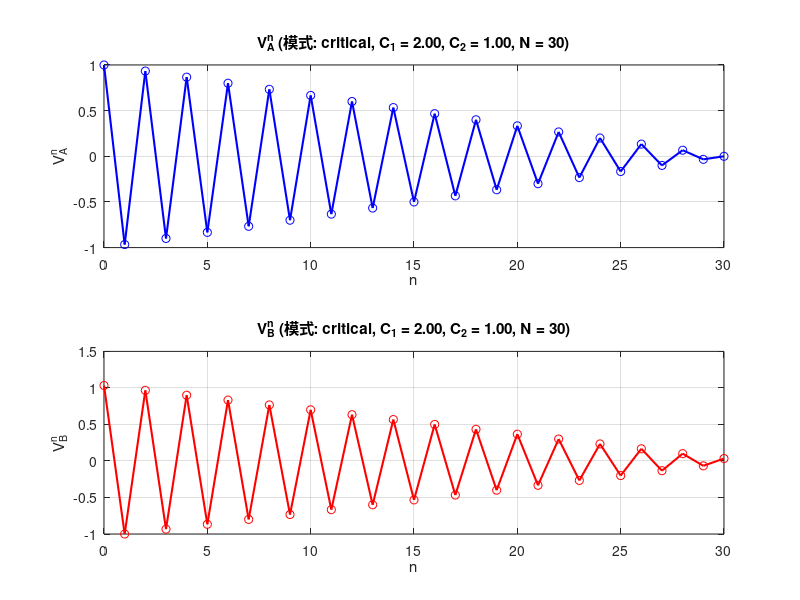
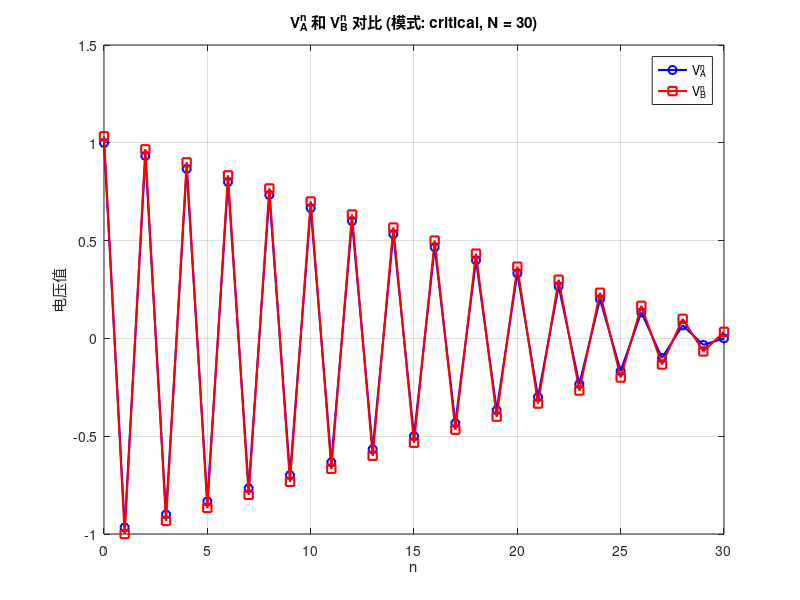

Here is the MATLAB script that generated these plots, in order: (Note: this script raises an error after producing the figures.)
%% 计算 V_A^n 和 V_B^n 的脚本（包含两种情况）
% 情况1：C1 > 2*C2（过阻尼，实数特征根）
% 情况2：C1 = 2*C2（临界阻尼，重根 lambda = -1）
% 递推关系：V_A^n = -(C1/C2)*V_A^(n-1) + V_B^(n-1)
%           V_B^n = -V_A^(n-1)
% 边界条件：V_A^0 给定，V_A^N = 0

clear; clc; close all;

%% 参数设置
% 选择计算模式：'overdamped' 或 'critical'
mode = 'critical';  % 改为 'overdamped' 可计算过阻尼情况

C1 = 2;      % 对于临界阻尼，C1 = 2*C2
C2 = 1;      % C2 > 0
N = 30;      % 可以取较大的值
V_A0 = 1;    % 初始值 V_A^0

%% 根据模式计算 V_A^n
fprintf('========== 计算模式：%s ==========\n', mode);

if strcmp(mode, 'overdamped')
    % 情况(a)：C1 > 2*C2（过阻尼）
    if C1 <= 2*C2
        error('错误：过阻尼需要 C1 > 2*C2，当前 C1 = %.2f, 2*C2 = %.2f', C1, 2*C2);
    end
    
    % 计算特征根
    lambda_plus = -C1/(2*C2) + sqrt((C1/(2*C2))^2 - 1);
    lambda_minus = -C1/(2*C2) - sqrt((C1/(2*C2))^2 - 1);
    
    fprintf('特征根：lambda_+ = %.6f, lambda_- = %.6f\n', lambda_plus, lambda_minus);
    
    % 计算系数 alpha 和 beta
    alpha = V_A0 / (1 - (lambda_plus/lambda_minus)^N);
    beta = -V_A0 / (1 - (lambda_minus/lambda_plus)^N);
    
    fprintf('系数：alpha = %.6e, beta = %.6e\n', alpha, beta);
    
    % 计算 V_A^n
    n = (0:N)';
    V_A_n = alpha * lambda_plus.^n + beta * lambda_minus.^n;
    
elseif strcmp(mode, 'critical')
    % 情况(b)：C1 = 2*C2（临界阻尼）
    if abs(C1 - 2*C2) > 1e-10
        warning('临界阻尼需要 C1 = 2*C2，当前 C1 = %.2f, 2*C2 = %.2f', C1, 2*C2);
    end
    
    fprintf('临界阻尼：lambda = -1 (重根)\n');
    
    % 计算 V_A^n
    n = (0:N)';
    V_A_n = V_A0 * (1 - n/N) .* (-1).^n;
    
else
    error('未知模式，请选择 ''overdamped'' 或 ''critical''');
end

% 验证边界条件 V_A^N = 0
fprintf('V_A^N 的值（应接近0）：%.6e\n', V_A_n(end));

%% 计算 V_B^n 序列（根据递推关系）
% 递推关系：V_B^n = -V_A^(n-1)，其中 n = 1, 2, ..., N-1
% V_B^0 由 V_A^1 = -(C1/C2)*V_A^0 + V_B^0 反推

V_B_n = zeros(N+1, 1);  % 预分配，索引从0开始

% 计算 V_B^0（从第一个递推式反推）
V_B_n(1) = V_A_n(2) + (C1/C2)*V_A_n(1);  % V_B^0 = V_A^1 + (C1/C2)*V_A^0

% 根据 V_B^n = -V_A^(n-1) 计算 n = 1 到 N-1
for n_idx = 1:N-1
    V_B_n(n_idx+1) = -V_A_n(n_idx);  % V_B^n = -V_A^(n-1)
end

% 延伸计算 V_B^N（虽然递推式中没有定义，但可以计算）
V_B_n(N+1) = -V_A_n(N);  % V_B^N = -V_A^(N-1)

%% 验证递推关系 V_A^n = -(C1/C2)*V_A^(n-1) + V_B^(n-1)
fprintf('\n验证递推关系：\n');
fprintf('  n\t V_A^n(计算)\t V_A^n(递推)\t 误差\n');
fprintf('------------------------------------------------------\n');
for n_idx = 1:N
    V_A_recur = -(C1/C2)*V_A_n(n_idx) + V_B_n(n_idx);
    error_val = abs(V_A_n(n_idx+1) - V_A_recur);
    fprintf('  %d\t %.6f\t %.6f\t %.2e\n', n_idx, V_A_n(n_idx+1), V_A_recur, error_val);
end

%% 输出详细结果
fprintf('\n========== 计算结果 ==========\n');
fprintf('  n\t V_A^n\t\t V_B^n\n');
fprintf('----------------------------------------\n');
for i = 1:N+1
    if i == 1
        fprintf('  %d\t %.6f\t %.6f (反推)\n', i-1, V_A_n(i), V_B_n(i));
    elseif i == N+1
        fprintf('  %d\t %.6f\t %.6f (延伸)\n', i-1, V_A_n(i), V_B_n(i));
    else
        fprintf('  %d\t %.6f\t %.6f\n', i-1, V_A_n(i), V_B_n(i));
    end
end

%% 绘图
figure;

% 子图1：V_A^n
subplot(2,1,1);
plot(0:N, V_A_n, 'b-', 'LineWidth', 1.5);
hold on;
plot(0:N, V_A_n, 'bo', 'MarkerSize', 6);
xlabel('n');
ylabel('V_A^n');
title(sprintf('V_A^n (模式: %s, C_1 = %.2f, C_2 = %.2f, N = %d)', mode, C1, C2, N));
grid on;

% 子图2：V_B^n
subplot(2,1,2);
plot(0:N, V_B_n, 'r-', 'LineWidth', 1.5);
hold on;
plot(0:N, V_B_n, 'ro', 'MarkerSize', 6);
xlabel('n');
ylabel('V_B^n');
title(sprintf('V_B^n (模式: %s, C_1 = %.2f, C_2 = %.2f, N = %d)', mode, C1, C2, N));
grid on;

% 同时显示
figure;
plot(0:N, V_A_n, 'b-o', 'LineWidth', 1.5, 'MarkerSize', 6);
hold on;
plot(0:N, V_B_n, 'r-s', 'LineWidth', 1.5, 'MarkerSize', 6);
xlabel('n');
ylabel('电压值');
title(sprintf('V_A^n 和 V_B^n 对比 (模式: %s, N = %d)', mode, N));
legend('V_A^n', 'V_B^n', 'Location', 'best');
grid on;
hold off;

%% 保存数据到表格
T = table((0:N)', V_A_n, V_B_n, 'VariableNames', {'n', 'V_A^n', 'V_B^n'});
disp(T);
% writetable(T, 'V_A_V_B_results.csv');  % 取消注释可保存为CSV文件

fprintf('\n计算完成！\n');
